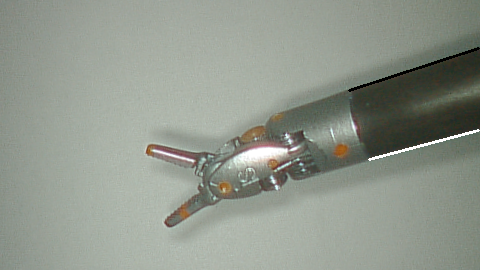
#> input picture ref_img.png, 480 x 270 px
$ python -i utils.py   (imports and definitions only)
#> lines starting #> are read from the running program, lines starting #| are printed output that depends on the picture; after the words box and inside, x2 and y2 are one past the last pixel; in counts of white or black regions, pixels touching at a corner belong together
import numpy as np
import cv2
import imutils
import math
from scipy.cluster.hierarchy import fclusterdata

# [61 lines left out: functions projectSkeleton, axisAngleToRotationMatrix, rotationMatrixToAxisAngle, poseToMatrix, matrixToPose, invertTransformMatrix, not called in this run]

def segmentColorAndGetKeyPoints(img, hsv_min=(90, 40, 40), hsv_max=(120, 255, 255), draw_contours=False):
#> called with hsv_min = (90, 40, 40), hsv_max = (120, 255, 255), draw_contours = False
    hsv = cv2.cvtColor(img,  cv2.COLOR_RGB2HSV)
#> hsv: shape (270, 480, 3); mean H, S, V 50.5, 21.5, 151.6
    mask  = cv2.inRange(hsv , hsv_min, hsv_max)
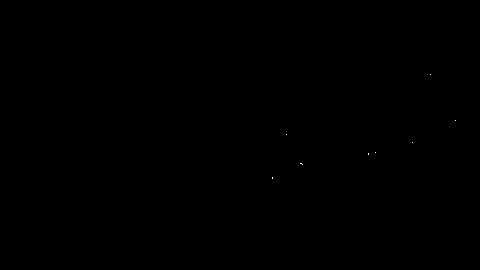
#> mask: shape (270, 480); 0.01% white in thin lines or dots, all inside (x1, y1, x2, y2) = (272, 74, 456, 179)
    mask  = cv2.morphologyEx(mask, cv2.MORPH_OPEN, np.ones((5,5),np.uint8))
#> mask: shape (270, 480); every value is 0

    cnts = cv2.findContours(mask, cv2.RETR_EXTERNAL, cv2.CHAIN_APPROX_NONE)
#> cnts = 0 contours
    cnts = imutils.grab_contours(cnts)
#> cnts = []

    centroids = []
    for c in cnts:
        # compute the center of the contour
        M = cv2.moments(c)
        if M["m00"] == 0:
            cX = M["m10"]
            cY = M["m01"]
        else:
            cX = M["m10"] / M["m00"]
            cY = M["m01"] / M["m00"]
        centroids.append(np.array([cX, cY]))
#> this loop made 0 passes
#> after the loop, centroids = []

    if draw_contours:
        cv2.drawContours(img, cnts, -1, (255, 0, 0), thickness=3)

    return np.array(centroids), img

# accepts single img and Nx2 [rho, theta] array of line parameters
# returns altered img
# [94 lines left out: functions drawLines, detectShaftLines, drawShaftLines, not called in this run]

>>> import cv2
>>> picture = cv2.cvtColor(cv2.imread('../ref_img.png'), cv2.COLOR_BGR2RGB)
>>> result = segmentColorAndGetKeyPoints(picture)

$ run again, on key_markers.png
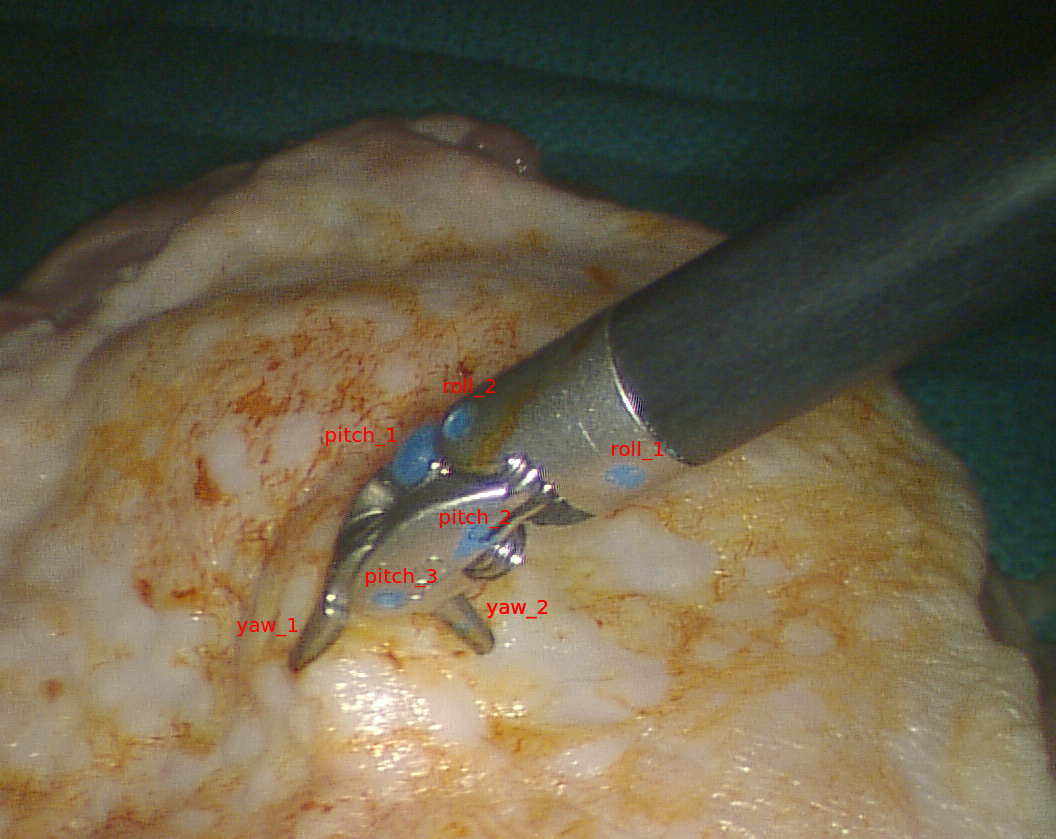
#> input picture key_markers.png, 1056 x 839 px
#> hsv: shape (839, 1056, 3); mean H, S, V 38.8, 93, 110.5
#> in segmentColorAndGetKeyPoints, `mask  = cv2.inRange(hsv , hsv_min, hsv_max)`:
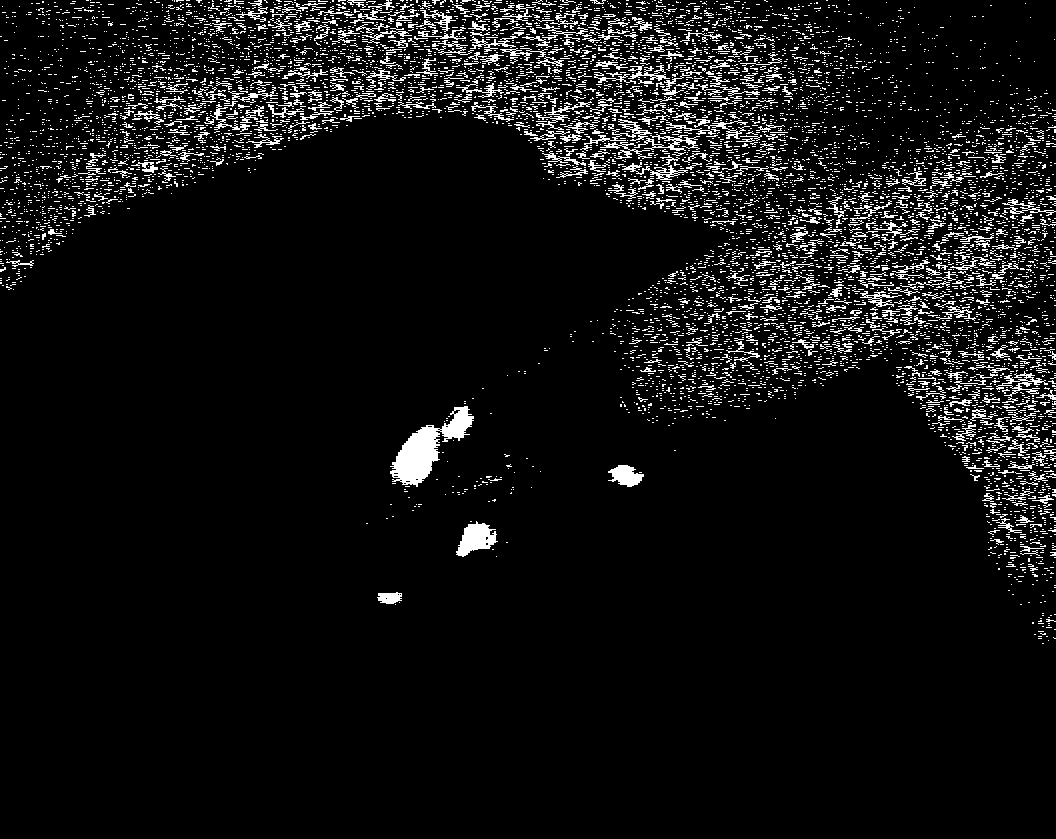
#> mask: shape (839, 1056); 6.9% white in thin lines or dots, all inside (x1, y1, x2, y2) = (0, 0, 1056, 644)
#> in segmentColorAndGetKeyPoints, `mask  = cv2.morphologyEx(mask, cv2.MORPH_OPEN, np.ones((5,5),np.uint8))`:
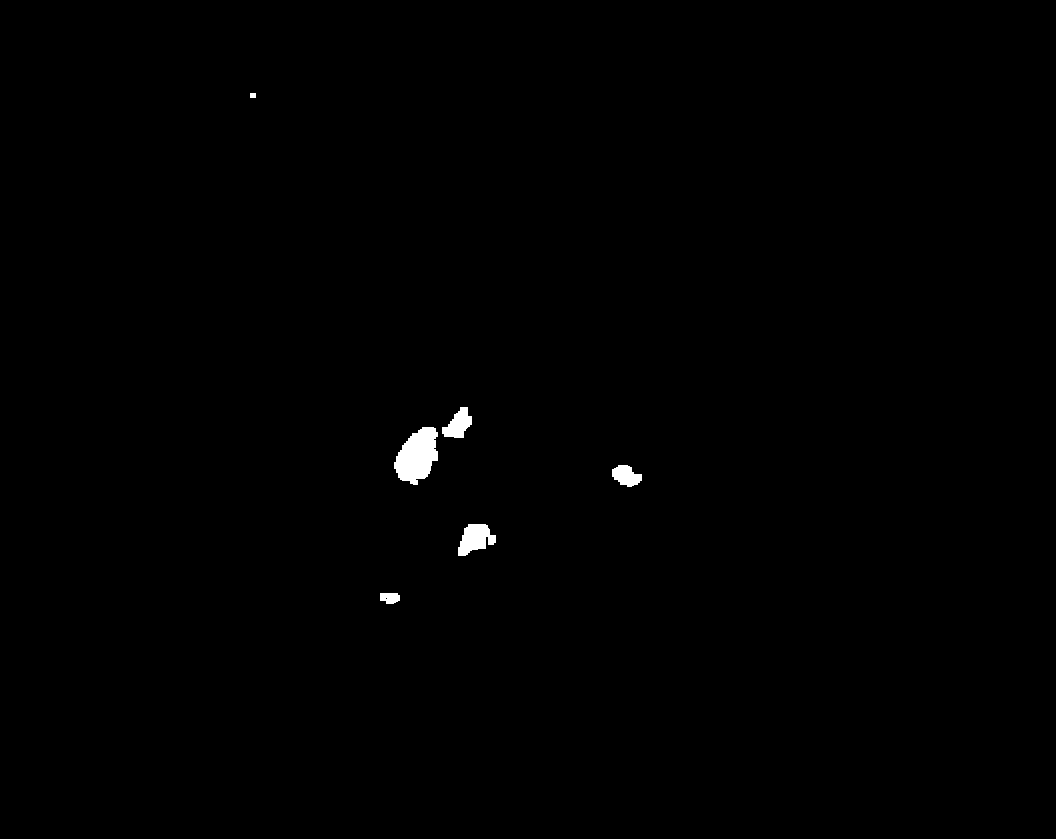
#> mask: shape (839, 1056); 0.42% white; 6 white regions
#> cnts = 6 contours; box (x1, y1, x2, y2) and area: (394, 427, 438, 485) 1629, (458, 524, 496, 556) 714, (442, 407, 472, 438) 502, (612, 465, 642, 487) 404, (380, 593, 400, 604) 158, (250, 93, 256, 98) 20
#> the loop in segmentColorAndGetKeyPoints, `for c in cnts:` made 6 passes
#> (cX, cY) on passes 1 to 6: (389.5, 597.4), (474.8, 538.3), (625.8, 475.4), (416.8, 455.5), (457.9, 424), (252.5, 95)
#> after the loop in segmentColorAndGetKeyPoints, `for c in cnts:`: centroids = [[389.5, 597.4], [474.8, 538.3], [625.8, 475.4], [416.8, 455.5], [457.9, 424], [252.5, 95]]
#> result = 2 point arrays, longest 839 points
